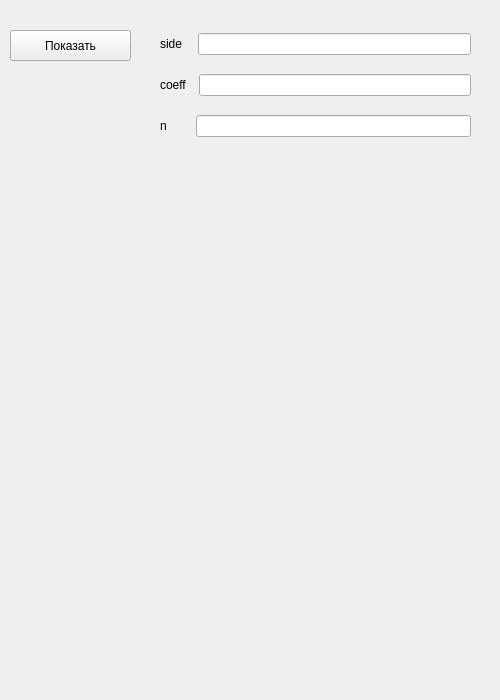
<?xml version="1.0" encoding="UTF-8"?>
<ui version="4.0">
 <class>MainWindow</class>
 <widget class="QMainWindow" name="MainWindow">
  <property name="geometry">
   <rect>
    <x>0</x>
    <y>0</y>
    <width>500</width>
    <height>700</height>
   </rect>
  </property>
  <property name="minimumSize">
   <size>
    <width>500</width>
    <height>700</height>
   </size>
  </property>
  <property name="maximumSize">
   <size>
    <width>500</width>
    <height>700</height>
   </size>
  </property>
  <property name="windowTitle">
   <string>Квадрат объектив 1</string>
  </property>
  <property name="styleSheet">
   <string notr="true">background-color: 111111</string>
  </property>
  <widget class="QWidget" name="centralwidget">
   <widget class="QWidget" name="verticalLayoutWidget">
    <property name="geometry">
     <rect>
      <x>160</x>
      <y>20</y>
      <width>311</width>
      <height>131</height>
     </rect>
    </property>
    <layout class="QVBoxLayout" name="verticalLayout">
     <item>
      <layout class="QHBoxLayout" name="horizontalLayout_2">
       <item>
        <widget class="QLabel" name="label1">
         <property name="text">
          <string>side   </string>
         </property>
        </widget>
       </item>
       <item>
        <widget class="QLineEdit" name="edit1"/>
       </item>
      </layout>
     </item>
     <item>
      <layout class="QHBoxLayout" name="horizontalLayout_4">
       <item>
        <widget class="QLabel" name="label2">
         <property name="text">
          <string>coeff  </string>
         </property>
        </widget>
       </item>
       <item>
        <widget class="QLineEdit" name="edit2"/>
       </item>
      </layout>
     </item>
     <item>
      <layout class="QHBoxLayout" name="horizontalLayout_3">
       <item>
        <widget class="QLabel" name="label3">
         <property name="text">
          <string>n       </string>
         </property>
        </widget>
       </item>
       <item>
        <widget class="QLineEdit" name="edit3"/>
       </item>
      </layout>
     </item>
    </layout>
   </widget>
   <widget class="QPushButton" name="btn">
    <property name="geometry">
     <rect>
      <x>10</x>
      <y>30</y>
      <width>121</width>
      <height>31</height>
     </rect>
    </property>
    <property name="text">
     <string>Показать</string>
    </property>
   </widget>
  </widget>
 </widget>
 <resources/>
 <connections/>
</ui>
